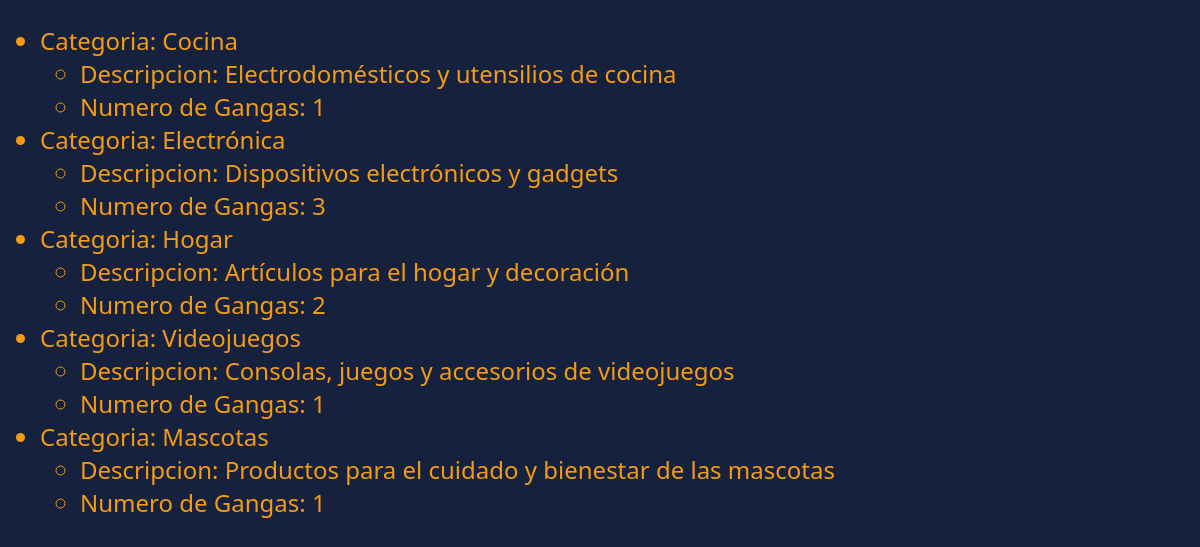
Page /gangatren/index.php?page=categorias (signed in) on the committed database.
### tables this page shows
CREATE TABLE categorias (
            id INTEGER PRIMARY KEY AUTOINCREMENT,
            nombre TEXT,
            descripcion TEXT,
            UNIQUE(nombre)
        );

### gangatren/controller/CategoriaController.php (called while the page is built, shortened)
<?php
class CategoriaController
{
    public function getAll() {
        return Categoria::getAll();
    }
    public function verCategorias() {
        $categorias = $this->getAll();
        require __DIR__ . '/../view/categorias.php';
    }
}

### gangatren/model/Categoria.php (called while the page is built, shortened)
<?php
    require_once __DIR__ . "/../database/Database.php";
    class Categoria {
        private $id;
        private $nombre;
        private $descripcion;
        public function __construct($id = null, $nombre = null, $descripcion = null) {
            $this->id = $id;
            $this->nombre = $nombre;
            $this->descripcion = $descripcion;
        }
        public function getId() {
            return $this->id;
        }
        public function getNombre() {
            return $this->nombre;
        }
        public function getDescripcion() {
            return $this->descripcion;
        }
        public static function getAll() {
            $db = Database::getInstance();
            $connection = $db->getConnection();
            $result_categorias = $connection->query(OBTENER_TODAS_LAS_CATEGORIAS);
            $categorias = [];
            while ($categoria = $result_categorias->fetchArray(SQLITE3_ASSOC)) {
                $categorias[] = new categoria($categoria['id'], $categoria['nombre'], $categoria['descripcion']);
            }
            return $categorias;
        }
        public function nGangas() {
            $db = Database::getInstance();
            $n_gangas_query = $db->getConnection()->prepare(OBTENER_NUMERO_DE_GANGAS_POR_CATEGORIA_ID);
            $n_gangas_query->bindValue(':categoria_id', $this->getId(), SQLITE3_INTEGER);
            $result_n_gangas = $n_gangas_query->execute();
            $n_gangas = $result_n_gangas->fetchArray(SQLITE3_ASSOC)['n_gangas'];
            return $n_gangas;
        }
    }
?>

### gangatren/database/Database.php (called while the page is built, shortened)
<?php
    class Database {
        private $sqlite_file = __DIR__ . '/gangatren.sqlite';
        private static $connection;
        private static $instance = null;
        private function __construct() {
            self::$connection = new SQLite3($this->sqlite_file);
        }
        public static function getInstance() {
            if(!self::$instance){
                self::$instance = new Database();
            }
            return self::$instance;
        }
        private function initializeDatabase() {
            $tableExists = self::$connection->querySingle("SELECT COUNT(*) FROM sqlite_master WHERE type='table' AND name='usuarios';");
            if ($tableExists > 0) {
                return;
            }
            self::$connection->exec(CREATE_USUARIOS_TABLE);
            self::$connection->exec(CREATE_CATEGORIAS_TABLE);
            self::$connection->exec(CREATE_GANGAS_TABLE);
            self::$connection->exec(CREATE_GANGA_HAS_CATEGORIA_TABLE);
            self::$connection->exec(CREATE_USUARIO_LIKES_TABLE);
            self::$connection->exec(SEEDER);
        }
        public static function getConnection() {
            return self::$connection;
        }
    }
?>

### gangatren/view/categorias.php (the view, shortened to what this page needs)
<!DOCTYPE html>
<html lang="en">
<head>
    <link rel="stylesheet" href="gangatren.css">
</head>
<body>
    <ul>
    <?php foreach($categorias as $categoria): ?>
        <li>
            Categoria: <?= $categoria->getNombre() ?>
            <ul>
                <li>Descripcion: <?= $categoria->getDescripcion() ?></li>
                <li>Numero de Gangas: <?= $categoria->nGangas() ?></li>
            </ul>
        </li>
    <?php endforeach ?>
</body>
</html>

### gangatren/gangatren.css (style rules this page uses)
body { background-color: #16213e; font-family: 'Segoe UI', Tahoma, Geneva, Verdana, sans-serif; color: #ffffff; margin: 0; padding: 0; font-size: 1.5rem; color: #f39c12; }

### rows in the picture
categorias: nombre "Cocina", descripcion "Electrodomésticos y utensilios de cocina", id "1"
categorias: nombre "Electrónica", descripcion "Dispositivos electrónicos y gadgets", nGangas "3"
categorias: nombre "Hogar", descripcion "Artículos para el hogar y decoración", nGangas "2"
categorias: nombre "Videojuegos", descripcion "Consolas, juegos y accesorios de videojuegos", nGangas "1"
categorias: nombre "Mascotas", descripcion "Productos para el cuidado y bienestar de las mascotas", nGangas "1"
